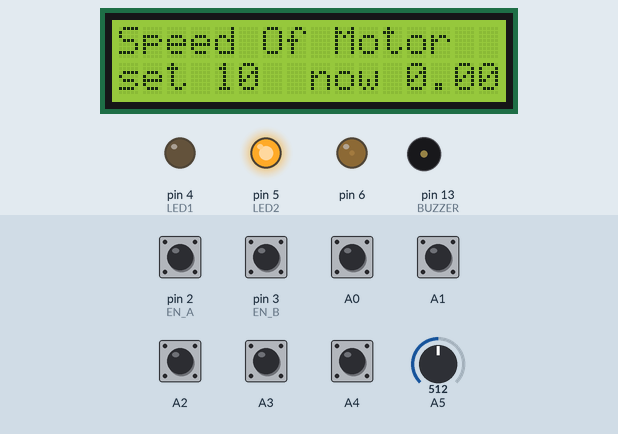
The sketch below on a simulated Arduino Uno, built with avr-gcc and run on an emulated ATmega328P. Parts: 16×2 character LCD, output pins drawn as LEDs (lit = HIGH), buzzer (waves = sounding). Inputs (shaded band) come from the test bench; at power-on: A0–4, pin 2 (EN_A), pin 3 (EN_B) HIGH, A5 = 512.

Above: at 0.12 s.
1.3 s: A5 set to 601
2.8 s: A5 set to 634
At 4.0 s:
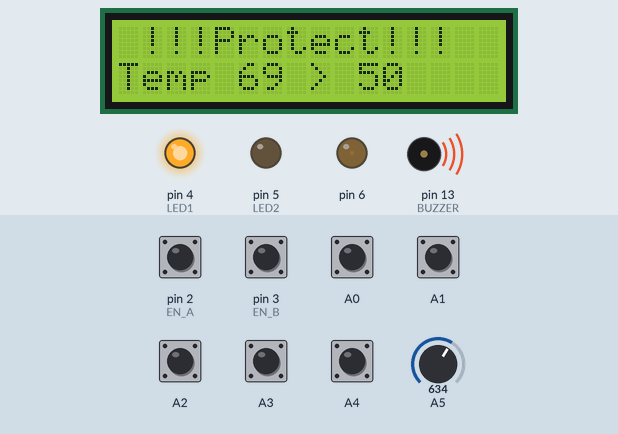
4.3 s: A3 pulled LOW for 0.15 s
At 4.31 s:
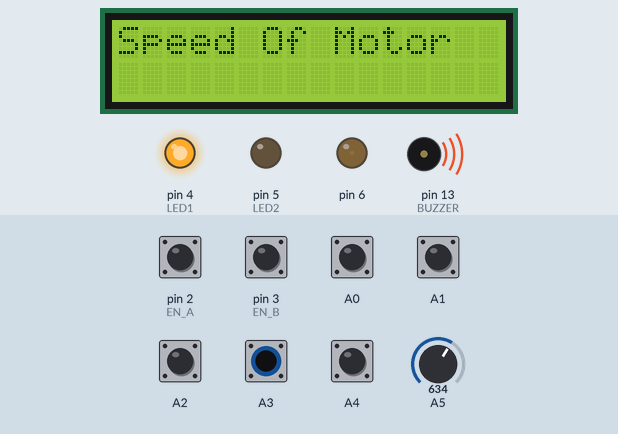
5.9 s: A5 set to 511
At 6.5 s:
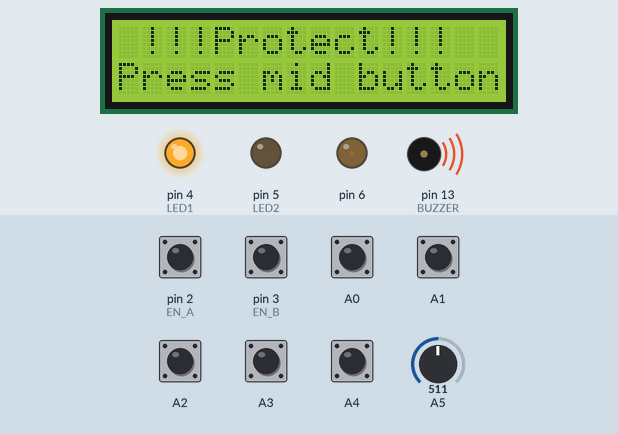
7.4 s: A3 pulled LOW for 1 s
At 7.8 s:
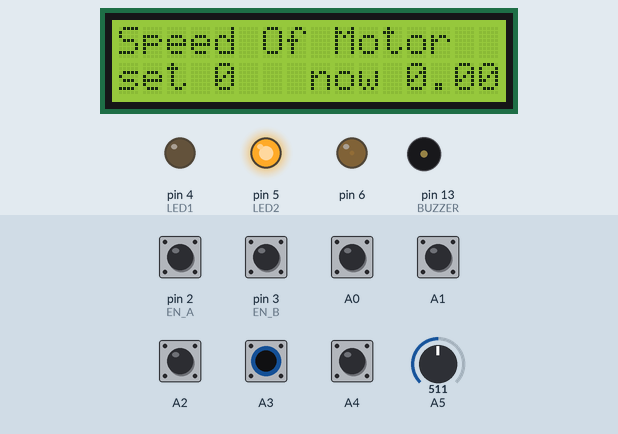
9.9 s: A0 pulled LOW for 0.15 s
At 10.9 s:
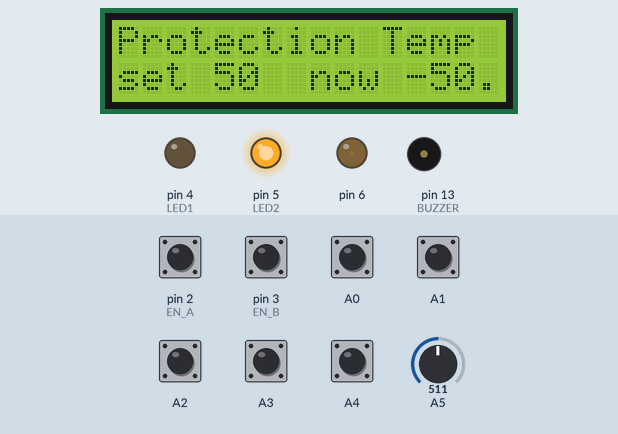
Timing chart, 0 to 12.5 s (numbered marks = the images above; inputs shaded):
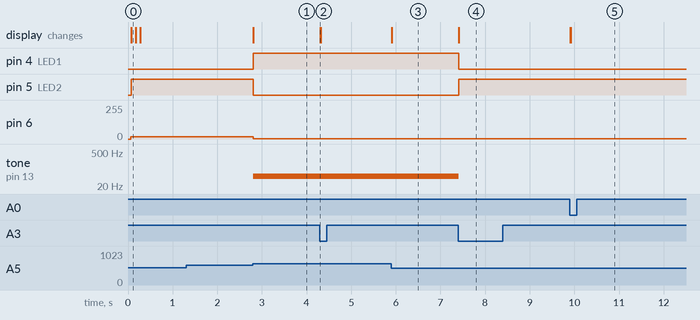

Measured:
- the behaviour switches between 615 and 616 on A5 (found by bisection; images 0 and 1)
- after the input at 1.3 s, every drawn part: stays the same
- after the input at 2.8 s, pin 4 (LED1): LOW → HIGH at once; pin 5 (LED2): HIGH → LOW at once; pin 6: 18/255 → 1/255 at once; tone on pin 13 (BUZZER): silent → 50 Hz at once; the display: changes at once (image 1)
- after the input at 4.3 s, the display: changes at once (image 2)
- after the input at 5.9 s, the display: changes at once (image 3)
- after the input at 7.4 s, pin 4 (LED1): HIGH → LOW at once; pin 5 (LED2): LOW → HIGH at once; tone on pin 13 (BUZZER): 50 Hz → silent at once; the display: first changes at once (image 4 shows a later state)
- after the input at 9.9 s, the display: first changes at once (image 5 shows a later state)

The sketch:

robot1.ino
```cpp
#include <LiquidCrystal.h>
LiquidCrystal lcd(12,11,10,9,8,7);

#define BUZZER 13
#define EN_A 2
#define EN_B 3
#define LED1 4
#define LED2 5

class Button{
private:
  bool cState;
  bool pState;
  void (*callback)();
public:
  int pin;
  void begin(int _pin, void (*_callback)()){
    pin = _pin;
    callback = _callback;
    pinMode(pin,INPUT_PULLUP);
  }
  void handle(){
    cState = !digitalRead(pin);
    if(cState && !pState) callback();
    pState = cState;
  }
};

class Thread{
private:
  long int time_start;
  void (*callback)();
public:
  int interval;
  void begin(int _interval, void (*_callback)()){
    interval = _interval;
    callback = _callback;
    time_start = millis();
  }
  void handle(){
    if(millis()-time_start >= interval){
      time_start = millis();
      callback();
    }
  }
};

Button swL;
Button swU;
Button swD;
Button swC;
Button swR;

Thread timer1;
Thread timer2;

bool EN_Ac = false;
bool EN_Bc = false;
bool EN_Ap = false;
bool EN_Bp = false;
int counter = 0;
int counterP = 0;
void EN_Handle(bool isCW){ // clockwise
  if(isCW) counter--;
  else counter++;
}
void EN_Check(){
  EN_Ac = !digitalRead(EN_A);
  EN_Bc = !digitalRead(EN_B);
  if(EN_Ac&&EN_Bc){
    if(EN_Ap&&!EN_Bp) EN_Handle(1);
    else if(!EN_Ap&&EN_Bp) EN_Handle(0);
  }
  EN_Ap = EN_Ac;
  EN_Bp = EN_Bc;
}


int 	menu_page = 0;
int   	speed_target;
float 	speed_actual;
int 	tmp_set = 50;
float	tmp_actual;
bool is_protect = false;
bool is_beep = false;

void setSpeed(int speed){
  speed_target = speed;
  speed_target = min(speed_target,100);
  speed_target = max(speed_target,0);
  if(speed==0) speed = 1;
  analogWrite(6,map(speed,0,100,0,180));
}

void pageChange(int _page){
  menu_page = abs(_page%2);
  lcd.clear();
  if(menu_page == 0){
	lcd.setCursor(0, 0);
    lcd.print("Speed Of Motor");
  }else if(menu_page == 1){
    lcd.setCursor(0, 0);
    lcd.print("Protection Temp");
  }
}

void sw_pressed(){
}
void swU_callback(){
  sw_pressed();
  if(is_protect)return;
  if(menu_page == 0){
    speed_target+=10;
    setSpeed(speed_target);
  }else if(menu_page == 1){
    tmp_set+=5;
    tmp_set = min(tmp_set,100);
	tmp_set = max(tmp_set,0);
  }
}
void swD_callback(){
  sw_pressed();
  if(is_protect)return;
  if(menu_page == 0){
    speed_target-=10;
    setSpeed(speed_target);
  }else if(menu_page == 1){
    tmp_set-=5;
    tmp_set = min(tmp_set,100);
	tmp_set = max(tmp_set,0);
  }
}
void swL_callback(){
  sw_pressed();
  if(is_protect)return;
  pageChange(--menu_page);
}
void swR_callback(){
  sw_pressed();
  if(is_protect)return;
  pageChange(++menu_page);
}
void swC_callback(){
  sw_pressed();
  if(is_protect){
    is_protect = false;
    is_beep = false;
    pageChange(menu_page);
    setSpeed(speed_target);
  }
}

void timer1_callback(){
  tmp_actual = map(analogRead(A5),522,691,-40,125);

  if(tmp_actual > tmp_set){
    is_protect = true;
    is_beep = true;
    tone(BUZZER,50);
  }

  if(is_protect){
    digitalWrite(LED1,1);
    digitalWrite(LED2,0);
    lcd.setCursor(0, 0);
	lcd.print(" !!!Protect!!!  ");
    lcd.setCursor(0, 1);
    setSpeed(0);
    if(tmp_actual > tmp_set){
	  lcd.print("Temp ");
      lcd.print(int(tmp_actual));
      lcd.print(" > ");
      lcd.print(tmp_set);
      lcd.print("     ");
    }else{
      lcd.print("Press mid button");
    }
    return;
  }else{
    digitalWrite(LED1,0);
    digitalWrite(LED2,1);
  }
  if(!is_beep) noTone(BUZZER);

  if(menu_page == 0){
    lcd.setCursor(0, 1);
    lcd.print("set ");
    lcd.print(speed_target);
    lcd.print("  ");

    lcd.setCursor(8, 1);
    lcd.print("now ");
    lcd.print(speed_actual);
	lcd.print("  ");
  }else if(menu_page == 1){
    lcd.setCursor(0, 1);
    lcd.print("set ");
    lcd.print(tmp_set);
    lcd.print("  ");

    lcd.setCursor(8, 1);
    lcd.print("now ");
    lcd.print(tmp_actual);
	lcd.print("  ");
  }
}

unsigned long int millis_last = 0;
unsigned long int millis_current = 0;
unsigned long int millis_delta = 0;
void timer2_callback(){
  millis_current = millis();
  if(millis_last == 0) millis_last = millis_current;
  millis_delta = millis_current-millis_last;
  speed_actual = ((counter-counterP)/230.0)
    /(millis_delta/1000.0/60.0);
  millis_last = millis_current;
  counterP = counter;
}


void setup() {
  Serial.begin(9600);
  lcd.begin(16, 2);

  swL.begin(A0,swL_callback);
  swU.begin(A1,swU_callback);
  swD.begin(A2,swD_callback);
  swC.begin(A3,swC_callback);
  swR.begin(A4,swR_callback);

  pinMode(EN_A, INPUT_PULLUP);
  pinMode(EN_B, INPUT_PULLUP);
  attachInterrupt(digitalPinToInterrupt(EN_A), EN_Check, FALLING);
  attachInterrupt(digitalPinToInterrupt(EN_B), EN_Check, FALLING);

  timer1.begin(10,timer1_callback);
  timer2.begin(100,timer2_callback);

  pinMode(BUZZER,OUTPUT);
  pinMode(LED1,OUTPUT);
  pinMode(LED2,OUTPUT);

  pageChange(0);
  setSpeed(10);
}

void loop(){
  swL.handle();
  swU.handle();
  swD.handle();
  swC.handle();
  swR.handle();
  timer1.handle();
  timer2.handle();
}
```
